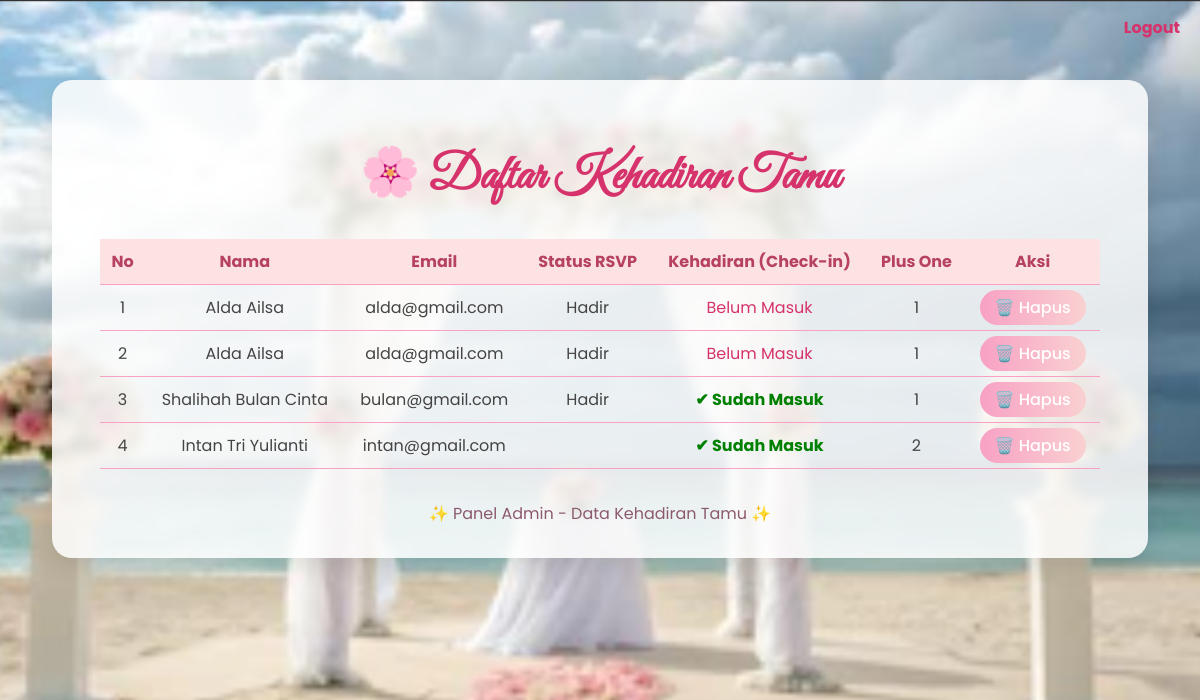
/admin/index.php (signed in), run on the app's committed database.
### tables this page shows
CREATE TABLE `guests` (
  `id` int(11) NOT NULL,
  `name` varchar(100) DEFAULT NULL,
  `email` varchar(100) DEFAULT NULL,
  `status` enum('Belum Konfirmasi','Hadir','Tidak Hadir') DEFAULT 'Belum Konfirmasi',
  `plus_one` int(11) DEFAULT 0,
  `checkin_status` varchar(50) DEFAULT 'Belum Masuk'
);

### admin/index.php (the view, shortened to what this page needs)
<?php
include '../config.php';
$guests = $conn->query("SELECT * FROM guests ORDER BY id DESC");
?>
<!DOCTYPE html>
<html lang="id">
<head>
</head>
<body>
    <a href="../logout.php" class="logout">Logout</a>
    <div class="container">
        <h1>🌸 Daftar Kehadiran Tamu</h1>
        <table>
            <tr>
                <th>No</th>
                <th>Nama</th>
                <th>Email</th>
                <th>Status RSVP</th>
                <th>Kehadiran (Check-in)</th>
                <th>Plus One</th>
                <th>Aksi</th>
            </tr>
            <?php if ($guests && $guests->num_rows > 0): ?>
            <?php $no = 1; while ($row = $guests->fetch_assoc()): ?>
            <tr>
                <td><?= $no++ ?></td>
                <td><?= htmlspecialchars($row['name']) ?></td>
                <td><?= htmlspecialchars($row['email']) ?></td>
                <td><?= htmlspecialchars($row['status']) ?></td>
                <td>
                    <?php if ($row['checkin_status'] === 'Sudah Masuk'): ?>
                    <span style="color:green;font-weight:bold;">✔ Sudah Masuk</span>
                    <?php else: ?>
                    <span style="color:#d6336c;">Belum Masuk</span>
                    <?php endif; ?>
                </td>
                <td><?= htmlspecialchars($row['plus_one']) ?></td>
                <td>
                    <a class="btn-delete" href="?delete=<?= $row['id'] ?>"
                        onclick="return confirm('Yakin ingin menghapus data ini?')">🗑️ Hapus</a>
                </td>
            </tr>
            <?php endwhile; ?>
            <?php else: ?>
            <tr>
                <td colspan="7">Belum ada tamu yang terdaftar.</td>
            </tr>
            <?php endif; ?>
        </table>
        <footer>✨ Panel Admin - Data Kehadiran Tamu ✨</footer>
    </div>
</body>
</html>

### admin/index.php (style rules this page uses)
body { margin: 0; font-family: "Poppins", sans-serif; background: url("../images/background.png") center/cover fixed no-repeat; color: #444; }
.container { background: rgba(255, 255, 255, 0.85); backdrop-filter: blur(5px); border-radius: 20px; max-width: 1000px; margin: 80px auto; padding: 2rem 3rem; box-shadow: 0 8px 25px rgba(0, 0, 0, 0.1); position: relative; }
h1 { font-family: "Great Vibes", cursive; text-align: center; font-size: 3rem; color: #d6336c; margin-bottom: 2rem; }
table { width: 100%; border-collapse: collapse; margin-top: 1rem; }
th, td { border-bottom: 1px solid #f8a1c4; padding: 10px; text-align: center; }
th { background: #fde2e4; color: #b64260; }
.btn-delete { background: linear-gradient(90deg, #f8a1c4, #f9d1d1); border: none; color: white; padding: 6px 15px; border-radius: 20px; font-weight: 500; cursor: pointer; text-decoration: none; transition: 0.3s; }
.logout { position: absolute; top: 15px; right: 20px; color: #d6336c; text-decoration: none; font-weight: bold; }
footer { text-align: center; margin-top: 2rem; color: #8c5a6e; }

### data on the page
guests: name "Alda Ailsa", email "alda@gmail.com", status "Hadir", checkin_status "Belum Masuk", plus_one "1"
guests: name "Alda Ailsa", email "alda@gmail.com", status "Hadir", checkin_status "Belum Masuk", plus_one "1"
guests: name "Shalihah Bulan Cinta", email "bulan@gmail.com", status "Hadir", checkin_status "✔ Sudah Masuk", plus_one "1"
guests: name "Intan Tri Yulianti", email "intan@gmail.com", checkin_status "✔ Sudah Masuk", plus_one "2"
